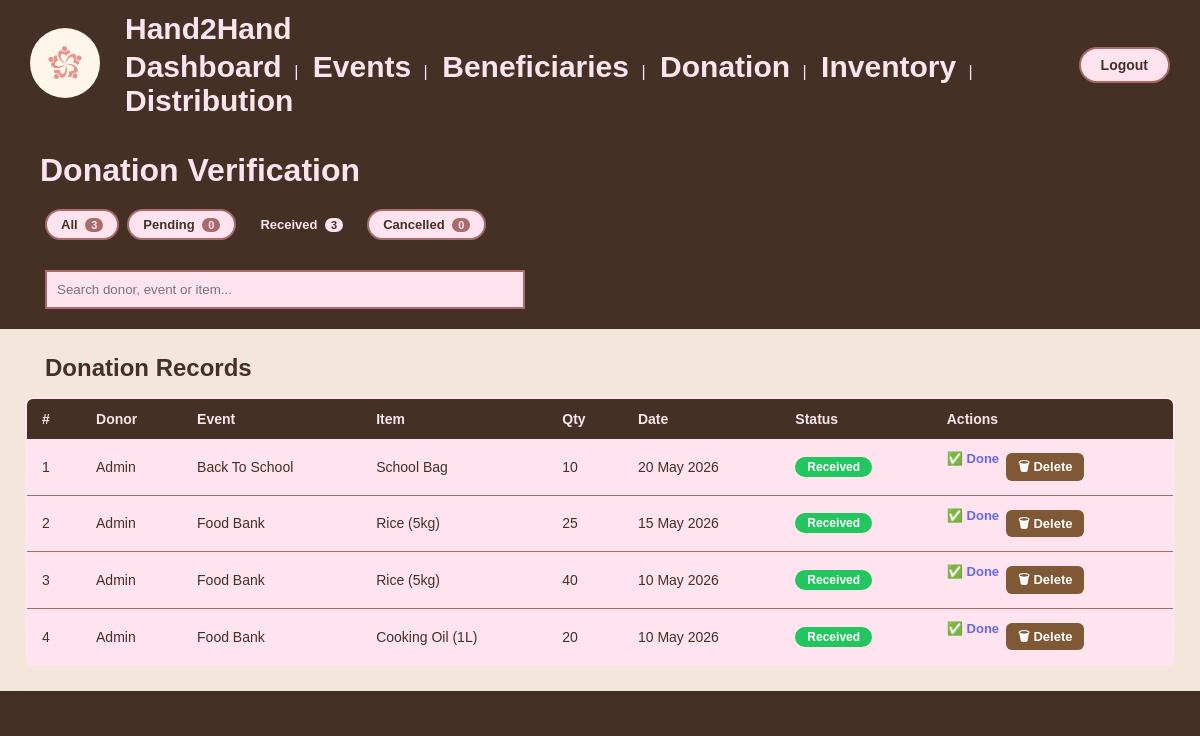
/admin/donation.php?filter=Received (signed in), run on the app's committed database.
### tables this page shows
CREATE TABLE IF NOT EXISTS DONATION (
    donation_id INT(11) AUTO_INCREMENT PRIMARY KEY,
    event_id INT(11) NOT NULL,
    user_id INT(11) NOT NULL,
    date DATE NOT NULL,
    status ENUM('Pending', 'Received', 'Cancelled') NOT NULL DEFAULT 'Pending',
    FOREIGN KEY (event_id) REFERENCES DONATIONEVENT(event_id),
    FOREIGN KEY (user_id) REFERENCES USER(user_id)
);

CREATE TABLE IF NOT EXISTS USER (
    user_id INT(11) AUTO_INCREMENT PRIMARY KEY,
    email VARCHAR(100) NOT NULL UNIQUE,
    username VARCHAR(50) NOT NULL,
    password VARCHAR(255) NOT NULL,
    role ENUM('Requester', 'Donor', 'Admin') NOT NULL
);

CREATE TABLE IF NOT EXISTS DONATIONEVENT (
    event_id INT(11) AUTO_INCREMENT PRIMARY KEY,
    name VARCHAR(100) NOT NULL,
    date DATE NOT NULL,
    location VARCHAR(200) NOT NULL,
    status ENUM('Active', 'Completed', 'Cancelled') NOT NULL
);

CREATE TABLE IF NOT EXISTS ITEM (
    item_id INT(11) AUTO_INCREMENT PRIMARY KEY,
    name VARCHAR(100) NOT NULL,
    category VARCHAR(50) NOT NULL,
    description TEXT
);

CREATE TABLE IF NOT EXISTS DONATION_ITEM (
    donation_id INT(11) NOT NULL,
    item_id INT(11) NOT NULL,
    quantity INT(11) NOT NULL DEFAULT 1,
    PRIMARY KEY (donation_id, item_id),
    FOREIGN KEY (donation_id) REFERENCES DONATION(donation_id),
    FOREIGN KEY (item_id) REFERENCES ITEM(item_id)
);

### admin/donation.php (the view, shortened to what this page needs)
<?php
require_once '../includes/connect.php';
$filter = isset($_GET['filter'])
    ? $_GET['filter']
    : 'all';
$query = "
SELECT
    d.donation_id,
    d.date,
    d.status,
    u.username,
    u.email,
    e.name AS event_name,
    i.name AS item_name,
    di.quantity
FROM DONATION d
JOIN USER u
ON d.user_id = u.user_id
JOIN DONATIONEVENT e
ON d.event_id = e.event_id
JOIN DONATION_ITEM di
ON d.donation_id = di.donation_id
JOIN ITEM i
ON di.item_id = i.item_id
WHERE 1=1
";
if ($filter != "all") {
    $query .= "
    AND d.status='" .
        mysqli_real_escape_string($conn, $filter) .
        "'";
}
$query .= "
ORDER BY
FIELD(d.status,'Pending','Received','Cancelled'),
d.date DESC,
d.donation_id DESC
";
$result = mysqli_query($conn, $query);
$donations = mysqli_fetch_all($result, MYSQLI_ASSOC);
$counts = [
    'all' => 0,
    'Pending' => 0,
    'Received' => 0,
    'Cancelled' => 0
];
$countResult = mysqli_query(
    $conn,
    "SELECT status,
            COUNT(*) AS total
     FROM DONATION
     GROUP BY status"
);
while ($row = mysqli_fetch_assoc($countResult)) {
    $counts[$row['status']] = $row['total'];
    $counts['all'] += $row['total'];
}
?>
<!DOCTYPE html>
<html lang="en">
<head>
    <link rel="stylesheet" href="../css/formatBulan.css">
</head>
<body>
    <?php include '../includes/navbar.php'; ?>
    <div class="page-container">
        <div class="page-title2">
            <h1>Donation Verification</h1>
        </div>
        <div class="tab-container">
            <a href="?filter=all" class="tab-link <?= $filter == 'all' ? 'active' : '' ?>">
                All <span class="tab-cnt"><?= $counts['all'] ?></span>
            </a>
            <a href="?filter=Pending" class="tab-link <?= $filter == 'Pending' ? 'active' : '' ?>">
                Pending <span class="tab-cnt"><?= $counts['Pending'] ?></span>
            </a>
            <a href="?filter=Received" class="tab-link <?= $filter == 'Received' ? 'active' : '' ?>">
                Received <span class="tab-cnt"><?= $counts['Received'] ?></span>
            </a>
            <a href="?filter=Cancelled" class="tab-link <?= $filter == 'Cancelled' ? 'active' : '' ?>">
                Cancelled <span class="tab-cnt"><?= $counts['Cancelled'] ?></span>
            </a>
        </div>
        <input type="text"
            class="search-bar"
            placeholder="Search donor, event or item..."
            onkeyup="filterTable(this.value)">
        <section class="admin-table">
            <h2>Donation Records</h2>
            <table class="custom-table" id="mainTable">
                <thead>
                    <tr>
                        <th>#</th>
                        <th>Donor</th>
                        <th>Event</th>
                        <th>Item</th>
                        <th>Qty</th>
                        <th>Date</th>
                        <th>Status</th>
                        <th>Actions</th>
                    </tr>
                </thead>
                <tbody>
                    <?php if (empty($donations)): ?>
                        <tr>
                            <td colspan="8" style="text-align:center;padding:30px;font-style:italic;color:#7a5c3a;">
                                No donation records found.
                            </td>
                        </tr>
                    <?php else: ?>
                        <?php foreach ($donations as $i => $d): ?>
                            <tr>
                                <td><?= $i + 1 ?></td>
                                <td><?= htmlspecialchars($d['username']) ?></td>
                                <td><?= htmlspecialchars($d['event_name']) ?></td>
                                <td><?= htmlspecialchars($d['item_name']) ?></td>
                                <td><?= $d['quantity'] ?></td>
                                <td style="white-space:nowrap"><?= date('d M Y', strtotime($d['date'])) ?></td>
                                <td>
                                    <span class="badge badge-<?= strtolower($d['status']) ?>">
                                        <?= $d['status'] ?>
                                    </span>
                                </td>
                                <td>
                                    <div class="action-cell">
                                        <?php if ($d['status'] == 'Pending'): ?>
                                            <form method="POST" style="display:inline">
                                                <input type="hidden" name="action" value="receive">
                                                <input type="hidden" name="donation_id" value="<?= $d['donation_id'] ?>">
                                                <button type="submit" class="btn-action btn-approve">
                                                    ✓ Received
                                                </button>
                                            </form>
                                            <form method="POST" style="display:inline">
                                                <input type="hidden" name="action" value="cancel">
                                                <input type="hidden" name="donation_id" value="<?= $d['donation_id'] ?>">
                                                <button type="submit" class="btn-action btn-reject">
                                                    ✗ Cancel
                                                </button>
                                            </form>
                                        <?php elseif ($d['status'] == 'Received'): ?>
                                            <span style="color:#6366f1;font-weight:bold;font-size:13px;">
                                                ✅ Done
                                            </span>
                                        <?php elseif ($d['status'] == 'Cancelled'): ?>
                                            <span style="color:#ef4444;font-weight:bold;font-size:13px;">
                                                ✗ Cancelled
                                            </span>
                                        <?php endif; ?>
                                        <form method="POST"
                                            onsubmit="return confirm('Delete this donation?')"
                                            style="display:inline">
                                            <button type="submit" class="btn-action btn-delete">
                                                🗑 Delete
                                            </button>
                                        </form>
                                    </div>
                                </td>
                            </tr>
                        <?php endforeach; ?>
                    <?php endif; ?>
                </tbody>
            </table>
        </section>
    </div>
</body>
</html> untuk page nii

### css/formatBulan.css (style rules this page uses)
* { margin: 0; padding: 0; box-sizing: border-box; font-family: Arial, sans-serif; }
body { background-color: #443025; color: #443025; }
.page-title2 { text-align: left; color: #FFE4EF; margin-top: 22px; margin-left: 20px; }
.page-title2 h1 { text-align: left; margin: 0 0 10px 20px; }
.search-bar { width: 40%; padding: 10px; margin: 30px 0 20px 45px; display: block; border: 2px solid #A86B6C; background-color: #FFE4EF; }
button { background-color: #A86B6C; color: #FFE4EF; border: none; padding: 10px 15px; margin: 10px; border-radius: 20px; cursor: pointer; }
.admin-table { background-color: #f3e7dc; padding: 25px; margin-top: 20px; }
.admin-table h2 { margin-left: 20px; }
.admin-table button { padding: 15px 30px; border-radius: 10px; margin-left: 20px; }

### admin/donation.php (style rules this page uses)
.custom-table { width: 100%; border-collapse: collapse; margin-top: 15px; font-size: 14px; background-color: #FFE4EF; border: 2px solid #A86B6C; border-radius: 8px; overflow: hidden; }
.custom-table th { background-color: #443025; color: #FFE4EF; padding: 12px 15px; text-align: left; font-weight: bold; }
.custom-table td { padding: 12px 15px; border-bottom: 1px solid #A86B6C; color: #443025; vertical-align: middle; }
.custom-table tr:last-child td { border-bottom: none; }
.btn-action, button.btn-action { background-color: #A86B6C !important; color: #FFE4EF !important; border: none !important; padding: 6px 12px !important; margin: 2px !important; border-radius: 6px !important; cursor: pointer !important; font-size: 13px !important; font-weight: bold !important; text-decoration: none !important; display: inline-flex !important; align-items: center !important; justify-content: center !important; line-height: 1.2 !important; height: auto !important; width: auto !important; }
.btn-delete, button.btn-delete { background-color: #7F5836 !important; color: white !important; }
.action-cell { display: flex; gap: 5px; flex-wrap: wrap; }
.tab-container { display: flex; gap: 8px; margin: 20px 0 10px 45px; flex-wrap: wrap; }
.tab-link { padding: 6px 14px; border-radius: 20px; border: 2px solid #A86B6C; background-color: #FFE4EF; color: #443025; text-decoration: none; font-size: 13px; font-weight: bold; transition: all 0.2s; }
.tab-link:hover, .tab-link.active { background-color: #443025; color: #FFE4EF; border-color: #443025; }
.tab-cnt { background-color: #A86B6C; color: #FFE4EF; border-radius: 10px; padding: 1px 6px; margin-left: 4px; font-size: 11px; }
.tab-link.active .tab-cnt { background-color: #FFE4EF; color: #443025; }
.badge { padding: 3px 12px; border-radius: 20px; font-size: 12px; font-weight: 600; color: white; display: inline-block; }
.badge-received { background-color: #22c55e; }

### data on the page
donation: user.username "Admin", event.name "Back To School", item.name "School Bag", donation_item.quantity "10", date "20 May 2026", status "Received", shows "✅ Done"
donation: user.username "Admin", event.name "Food Bank", item.name "Rice (5kg)", donation_item.quantity "25", date "15 May 2026", status "Received", shows "✅ Done"
donation: user.username "Admin", event.name "Food Bank", item.name "Rice (5kg)", donation_item.quantity "40", date "10 May 2026", status "Received", shows "✅ Done", item.name "Cooking Oil (1L)", donation_item.quantity "20"

### other printed values
$counts['all'] "3"
$counts['Pending'] "0"
$counts['Received'] "3"
$counts['Cancelled'] "0"
